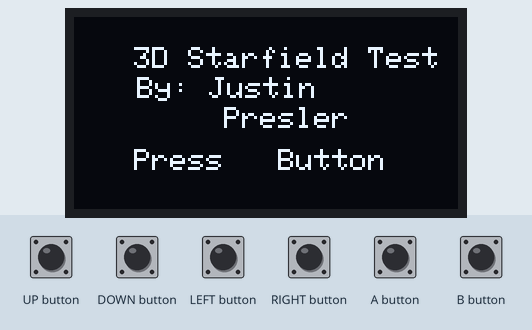
A sketch run on a simulated Arduboy, built with avr-gcc and run on an emulated ATmega32U4. Parts: 128×64 one-colour display. The test bench sets the inputs (shaded band). Random numbers use the default seed unless the sketch sets one.

Above: at 1.2 s.
1.3 s: A button pressed for 0.15 s
At 1.79 s:
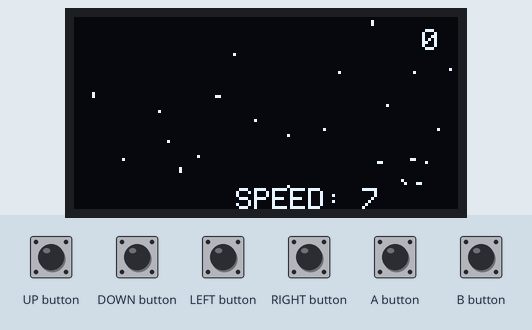
2.0 s: UP button pressed for 0.15 s
At 2.41 s:
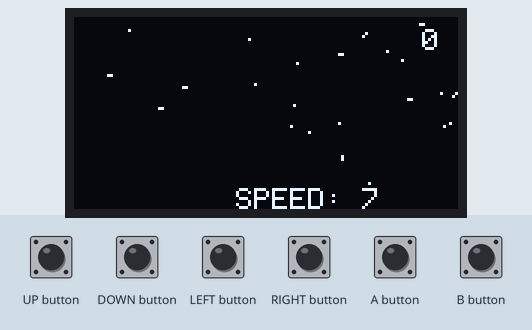
2.7 s: DOWN button pressed for 0.15 s
At 3.34 s:
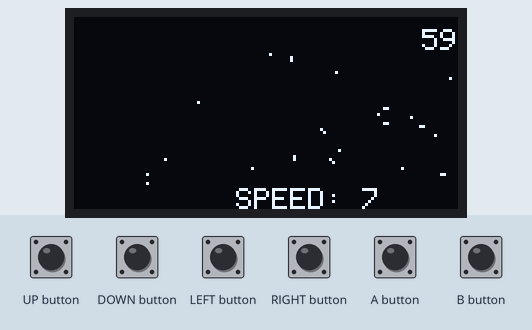
3.4 s: RIGHT button pressed for 0.15 s
At 3.95 s:
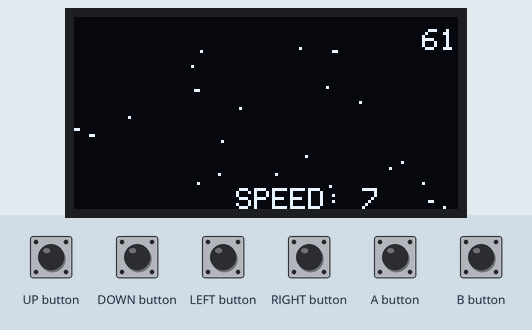
4.1 s: LEFT button pressed for 0.15 s
At 4.27 s:
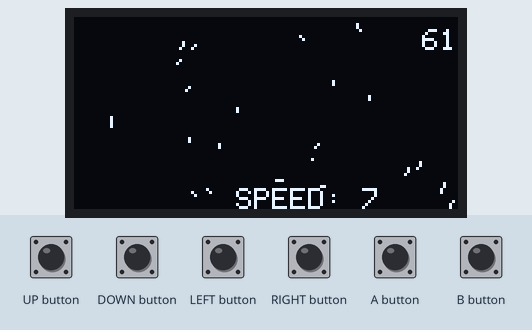
4.8 s: B button pressed for 0.15 s
At 5.19 s:
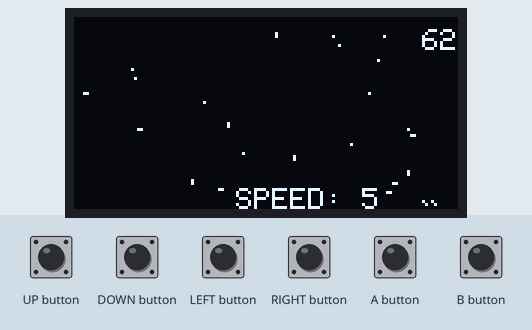
Timing chart, 0 to 6.5 s (numbered marks = the images above; inputs shaded):
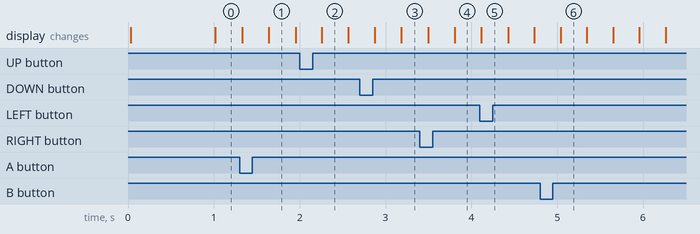

The sketch:

starfield.ino
```cpp
  #include "Star.h"
  #include <Arduboy2.h>


  #define SCREEN_WIDTH WIDTH          // Screen width in pixels.
  #define SCREEN_HEIGHT HEIGHT         // Screen height in pixels.

  // Program constants.
  #define STAR_COUNT 25            // Number of stars on the screen. Arduino UNO maxes out around 250.
  #define BACKGROUND_COLOR BLACK   // Background color in hex. 0x0000 is black.
  #define STAR_SPEED_MIN 1          // Minimum movement in pixels per update. (value is inclusive)
  #define STAR_SPEED_MAX 50         // Maximum movement in pixels per update. (value is inclusive)
  #define STAR_COLOR WHITE         // Star color in hex. 0xffff is white.
  #define SHOW_FPS

  #ifdef SHOW_FPS

  long previousTime = 0;
  uint8_t fps = 0, fpsCounter = 0;

  #endif

  // Global variables.
  Star stars[STAR_COUNT];                                             // An array of star instances.
  float travelx = 0;
  float travely = 0;
  int screenState = 0; //the state the game is in
  bool faster;
  bool slower;
  int curSpeed = 5;
  int minSpeed = 1;
  long actualTime = 0;
  long speedMills;
  int starCount = STAR_COUNT;

  //player variables
  float shipX = 0;
  float shipY = 0;
  float shipZ = 0;
  float shipHeading = 0;

  const int maxMapX = 1000;
  const int minMapX = -1000;
  const int maxMapY = 1000;
  const int minMapY = -1000;
  const int maxMapZ = 1000;
  const int minMapZ = -1000;


  Arduboy2 arduboy;


  void setup(void)
  {
    // initiate arduboy instance
    arduboy.boot();
    arduboy.blank();
    arduboy.flashlight();
    screenSetup();
    starsSetup();
    //arduboy.initRandomSeed();
  }

  /**
     Prepare the screen for displaying.
  */
  void screenSetup() {
    arduboy.setFrameRate(60);
    arduboy.clear();

  }

  /**
     Prepare the stars for their first display.
  */
  void starsSetup()
  {
    // Loop through each star.
    for (int i = 0; i < STAR_COUNT; i++)
    {
      // Randomize its position and speed.
      stars[i].randomize(-1000, 1000, -1000, 1000, 100, 1000, STAR_SPEED_MIN, STAR_SPEED_MAX);
    }
  }


  void handleButtons() {
    arduboy.pollButtons();
    if (arduboy.pressed(UP_BUTTON)) {
      travely = 0.03;
    }

    if (arduboy.pressed(DOWN_BUTTON)) {
      travely = -0.03;
    }

    if (arduboy.pressed(LEFT_BUTTON))
      travelx = -0.05;

    if (arduboy.pressed(RIGHT_BUTTON))
      travelx = 0.05;

    if (arduboy.justPressed(A_BUTTON)) {
      faster = true;
    }

    if (arduboy.justReleased(A_BUTTON)) {
      faster = false;
    }

    if (arduboy.justPressed(B_BUTTON)) {
      slower = true;
    }

    if (arduboy.justReleased(B_BUTTON)) {
      slower = false;
    }

    if (arduboy.pressed(A_BUTTON + B_BUTTON) && arduboy.justPressed(UP_BUTTON) ) {
      travelx = 0;
    }

    if (arduboy.pressed(A_BUTTON + B_BUTTON) && arduboy.justPressed(DOWN_BUTTON) ) {
      travely = 0;
    }

    if (arduboy.justReleased(UP_BUTTON)) {
      travely = 0;
    }
    if (arduboy.justReleased(DOWN_BUTTON)) {
      travely = 0;
    }
    if (arduboy.justReleased(LEFT_BUTTON)) {
      travelx = 0;
    }
    if (arduboy.justReleased(RIGHT_BUTTON)) {
      travelx = 0;
    }
  }

  void loop(void)
  {
    if (!(arduboy.nextFrame()))
      return;

    switch (screenState) {
      case 0:
        arduboy.clear();
        arduboy.setCursor(20, 10);
        arduboy.print("3D Starfield Test");
        arduboy.setCursor(21, 20);
        arduboy.print("By: Justin");
        arduboy.setCursor(50, 30);
        arduboy.print("Presler");
        arduboy.setCursor(20, HEIGHT - 20);
        if (millis() % 2000 < 1000) {
          arduboy.print("Press A Button");
        } else arduboy.print("Press   Button");
        if (arduboy.pressed(A_BUTTON) || arduboy.pressed(B_BUTTON) == true) {
          arduboy.initRandomSeed();
          screenState = 1;
        }
        break;
      case 1:
        arduboy.clear();
        handleButtons();
        starsDraw(travelx, travely);
        arduboy.setCursor(WIDTH / 2 - 10, HEIGHT - 7);
        arduboy.print("SPEED: ");
        arduboy.print(curSpeed);

  #ifdef SHOW_FPS
        fpsCounter++;
        actualTime = millis();
        if ((fpsCounter % 30) == 0) {
          if (previousTime != 0) {
            fps = (30 * 1000 / (actualTime - previousTime));
          }
          previousTime = actualTime;
          fpsCounter = 0;
        }

        arduboy.setCursor(116, 4);
        arduboy.print(fps);

  #endif

        break;
      default:
        // statements
        break;
    }

    arduboy.display();
  }

  /*
     Update the positions of the stars and redraw them on the screen.
  */
  void starsDraw(float travelx, float travely)
  {
    // Loop through each star.
    for (int i = 0; i < starCount; i++) {

      stars[i].z = stars[i].z - curSpeed;


      if (travely != 0) {
        float temp_y = stars[i].y;
        float temp_z = stars[i].z;
        stars[i].y = temp_y * cos(travely) - temp_z * sin(travely);
        stars[i].z = temp_z * cos(travely) + temp_y * sin(travely);
      }
      if (travelx != 0 ) {
        float temp_x = stars[i].x;
        float temp_y = stars[i].y;
        stars[i].x = temp_x * cos(travelx) - temp_y * sin(travelx);
        stars[i].y = temp_y * cos(travelx) + temp_x * sin(travelx);
      }
      //caclulate screen position from 3D space
      stars[i].screen_x = stars[i].x / stars[i].z * 100 + WIDTH / 2;
      stars[i].screen_y = stars[i].y / stars[i].z * 100 + HEIGHT / 2;

      actualTime = millis();
      if (faster == true && slower == false && curSpeed < STAR_SPEED_MAX && actualTime - speedMills >= 100) {
        curSpeed = curSpeed + 1;
        minSpeed = STAR_SPEED_MIN;
        speedMills = actualTime;

      }
      if (slower == true && faster == false && curSpeed != STAR_SPEED_MIN && actualTime - speedMills >= 100) {
        curSpeed = curSpeed - 1;
        minSpeed = STAR_SPEED_MIN;
        speedMills = actualTime;
      }

      //If the stars go off the screen remove them and re-draw. If the stars hang out in the center remove them also
      if (stars[i].screen_x > WIDTH || stars[i].screen_x < 0 || stars[i].screen_y > HEIGHT || stars[i].screen_y < 0 || (stars[i].screen_x == WIDTH / 2 && stars[i].screen_y == HEIGHT / 2) ) {
        stars[i].randomize(-500, 1000, -500, 1000, 100, 2000, STAR_SPEED_MIN, STAR_SPEED_MAX);

        stars[i].screen_x = stars[i].x / stars[i].z * 100 + WIDTH / 2;
        stars[i].screen_y = stars[i].y / stars[i].z * 100 + HEIGHT / 2;
        stars[i].old_screen_x = stars[i].screen_x;
        stars[i].old_screen_y = stars[i].screen_y;
      }
      // Draw the star at its new coordinate.
      arduboy.drawLine(stars[i].screen_x, stars[i].screen_y, stars[i].old_screen_x, stars[i].old_screen_y, STAR_COLOR);

      //keep track of the old spot
      stars[i].old_screen_x = stars[i].screen_x;
      stars[i].old_screen_y = stars[i].screen_y;


    }
  }
```

star.cpp
```cpp
#include "Star.h"

/**
 * Randomizes the position and speed of the star.
 */
void Star::randomize(int xMin, int xMax, int yMin, int yMax, int zMin, int zMax, int speedMin, int speedMax)
{
    // Generate random values for the star.
    x = random(xMin, xMax);
    y = random(yMin, yMax);
    z = random(zMin, zMax);
    //old_x = x;
    //old_y = y;
    speed = random(speedMin, speedMax+1); // speedMax is +1 to make it inclusive.
}

/**
 * Updates the position of the star.
 */
void Star::update(int travel)
{
    // Update the star's position based on its speed.
    if (travel == 1 )
    y -= speed;

    if (travel == 2 )
    y += speed;

    if (travel == 3 )
    x -= speed;

    if (travel == 4 )
    x += speed;
}
```

star.h
```cpp
#ifndef _STAR_H_
#define _STAR_H_

#include "Arduino.h"

/**
 * Class that represents a single star on the screen.
 */
class Star
{
	public:
    void randomize(int xMin, int xMax, int yMin, int yMax, int zMin, int zMax, int speedMin, int speedMax);
    void update(int travel);
    float x, y, z;
    int screen_x, screen_y, old_screen_x, old_screen_y, speed;
};

#endif
```

Measured:
- after the input at 1.3 s, the display: first changes at once (image 1 shows a later state)
